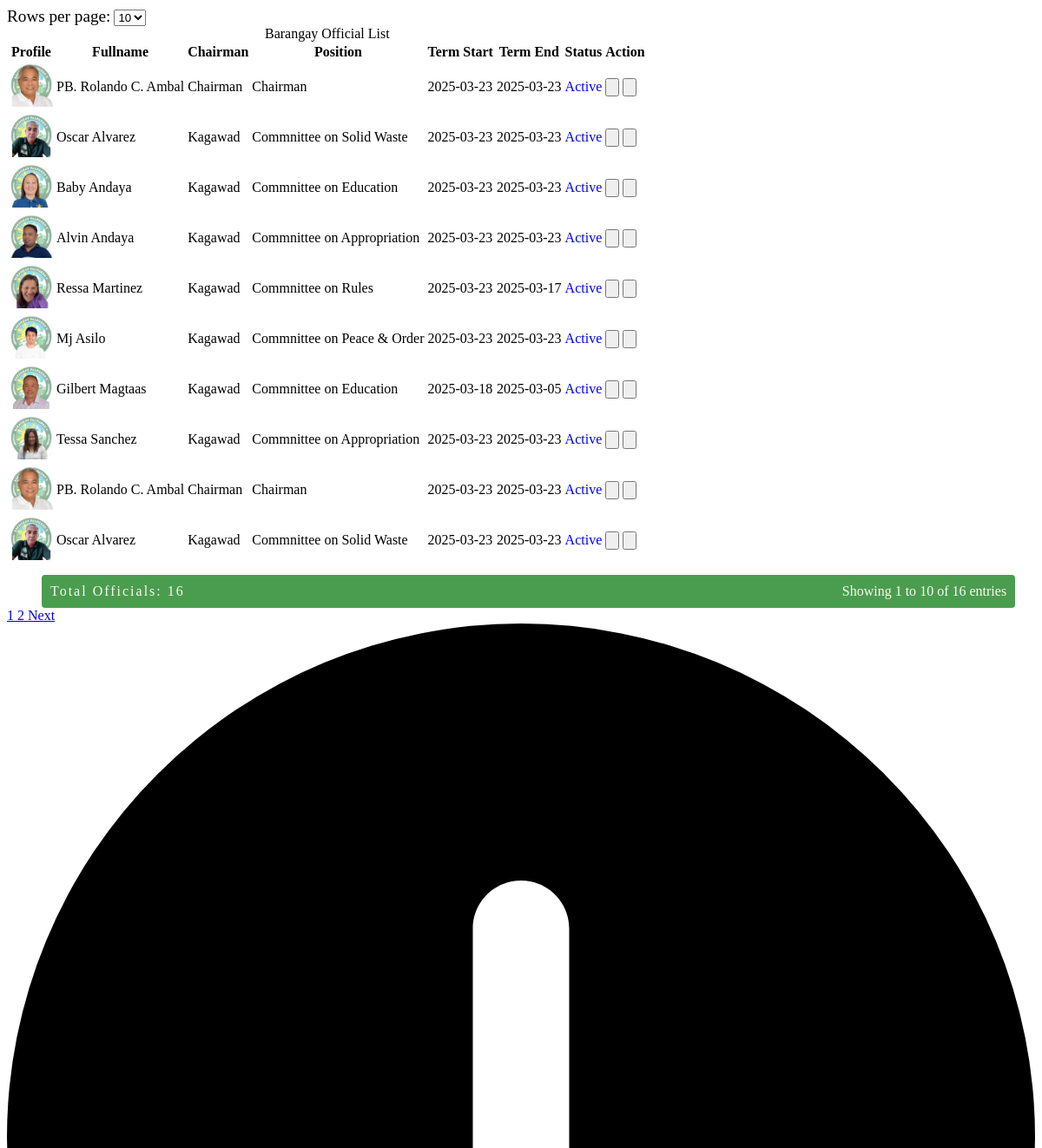
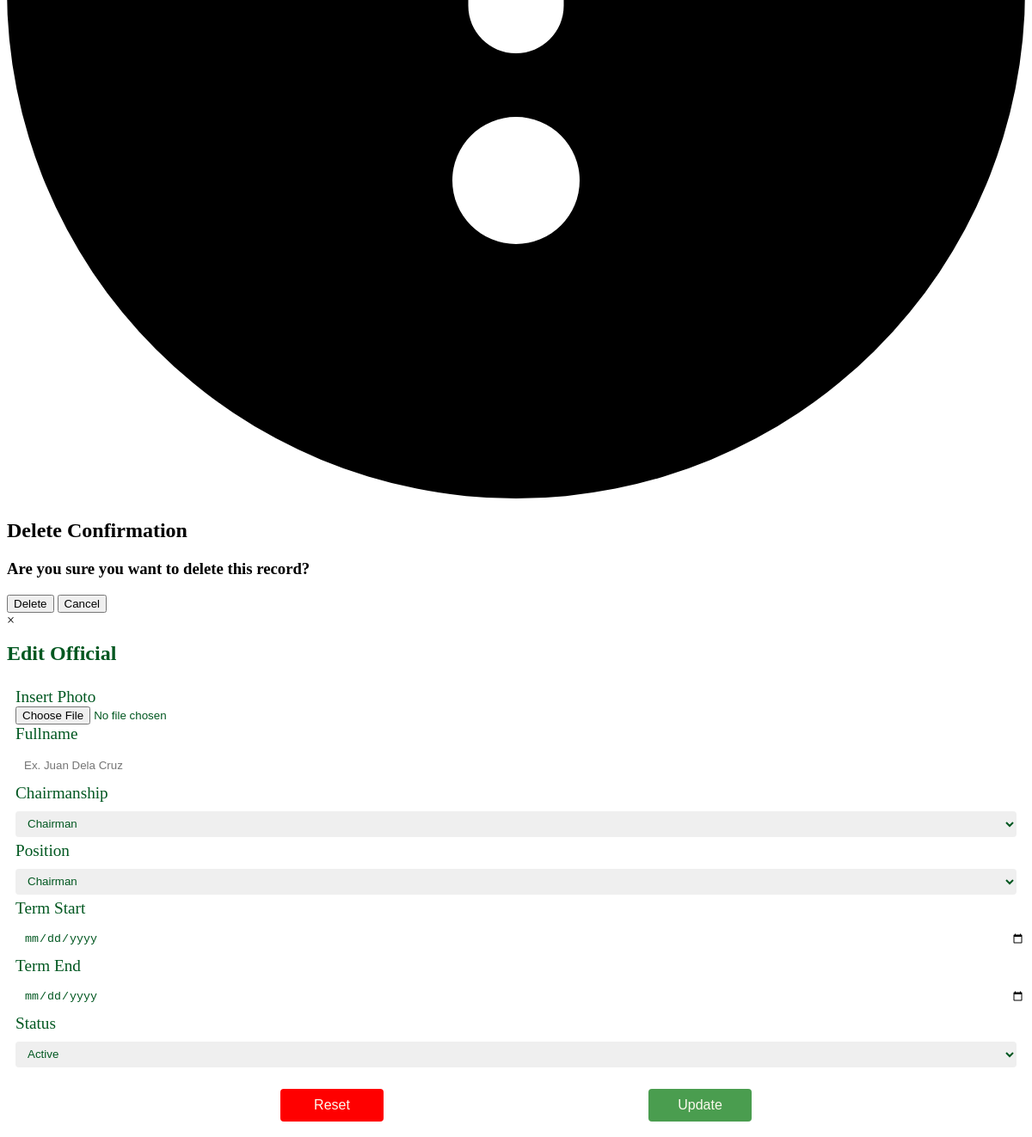
The app's page /administrator/admin_panel/brgy_official_folder/table.php with its own data (2 pictures, top to bottom).
### tables this page shows
CREATE TABLE `barangay_official` (
  `id` int(11) NOT NULL,
  `fullname` varchar(200) NOT NULL,
  `chairmanship` varchar(200) NOT NULL,
  `position` varchar(200) NOT NULL,
  `term_start` date NOT NULL,
  `term_end` date NOT NULL,
  `status` int(11) NOT NULL,
  `photo` varchar(200) NOT NULL
);

### administrator/admin_panel/brgy_official_folder/table.php (the view, shortened to what this page needs)
<!DOCTYPE html>
<html lang="en">
<head>
</head>
<body>
<?php
require("../../database/conn_db.php");
    $page = isset($_GET['page']) ? max(1, (int)$_GET['page']) : 1;
    $limit = isset($_GET['limit']) ? max(1, (int)$_GET['limit']) : 10;
    $offset = ($page - 1) * $limit;
    $countQuery = "SELECT COUNT(*) AS total FROM barangay_official";
    $countResult = $conn->query($countQuery);
    $totalRows = $countResult->fetch_assoc()['total'];
    $totalPages = max(1, ceil($totalRows / $limit));
    $startRow = ($page - 1) * $limit + 1;
    $endRow = min($page * $limit, $totalRows);
    $sql = "SELECT * FROM barangay_official LIMIT $limit OFFSET $offset";
    $result = $conn->query($sql);
    if ($result->num_rows > 0) {
?>
    <div class="limit-selector">
        <form method="GET" action="">
            <label for="limit">Rows per page:</label>
            <select name="limit" id="limit" onchange="this.form.submit()">
                <option value="10" <?php if ($limit == 10) echo 'selected'; ?>>10</option>
            </select>
        </form>
    </div>
    <table>
        <caption>Barangay Official List</caption>
        <tr>
            <th>Profile</th>
            <th>Fullname</th>
            <th>Chairman</th>
            <th>Position</th>
            <th>Term Start</th>
            <th>Term End</th>
            <th>Status</th>
            <th>Action</th>
        </tr>
        <?php
        while ($row = $result->fetch_assoc()) {
            $id = $row['id'];
            $fullname = $row["fullname"];
            $chairman = $row["chairmanship"];
            $position = $row["position"];
            $term_start = $row["term_start"];
            $term_end = $row["term_end"];
            $status = $row["status"];
            $image = $row["photo"];
        ?>
        <tr class="table_hover">
            <td class="img"><img src="../../asset/image/official/<?php echo $image?>" alt="" width="50" /></td>
            <td><?php echo $fullname; ?></td>
            <td><?php echo $chairman; ?></td>
            <td><?php echo $position; ?></td>
            <td><?php echo $term_start; ?></td>
            <td><?php echo $term_end; ?></td>
            <td>
                <?php echo $status == 1 ? "<p style='color:blue;'>Active</p>" : "<p style='color:red;'>Inactive</p>"; ?>
            </td>
            <td>
                <div id="form_up_del_official">
                    <button id="update_official_btn" class="update_btn" data-id="<?php echo $id; ?>"></button>
                    <button id="delete_official_btn" class="delete_btn_official" data-id="<?php echo $id; ?>"></button>
                </div>
            </td>
        </tr>
        <?php
        }
        ?>
    </table>
    <div class="table-footer">
        <div class="total-count">Total Officials: <?php echo $totalRows; ?></div>
        <div class="pagination-info">
            Showing <?php echo $startRow; ?> to <?php echo $endRow; ?> of <?php echo $totalRows; ?> entries
        </div>
    </div>
    <div class="pagination">
        <?php for ($i = 1; $i <= $totalPages; $i++): ?>
            <a href="?page=<?php echo $i; ?>&limit=<?php echo $limit; ?>" class="<?php echo $i == $page ? 'active' : ''; ?>">
                <?php echo $i; ?>
            </a>
        <?php endfor; ?>
        <?php if ($page < $totalPages): ?>
            <a href="?page=<?php echo $page + 1; ?>&limit=<?php echo $limit; ?>">Next</a>
        <?php endif; ?>
    </div>
<?php
}
?>
<div id="delete-modal" class="delete-modal">
    <div class="delete-modal-content">
        <span><svg xmlns="http://www.w3.org/2000/svg" viewBox="0 0 512 512"><path d="M256 512A256 256 0 1 0 256 0a256 256 0 1 0 0 512zm0-384c13.3 0 24 10.7 24 24l0 112c0 13.3-10.7 24-24 24s-24-10.7-24-24l0-112c0-13.3 10.7-24 24-24zM224 352a32 32 0 1 1 64 0 32 32 0 1 1 -64 0z"/></svg></span>
        <h2>Delete Confirmation</h2>
        <h3>Are you sure you want to delete this record?</h3>
        <div class="div-delete">
            <button id="confirm-delete" class="btn-delete">Delete</button>
            <button id="cancel-delete" class="btn-delete">Cancel</button>
        </div>
    </div>
</div>
<div id="edit-modal" class="edit-modal">
    <div class="edit-modal-content">
        <span onclick="this.parentElement.parentElement.style.display='none';" class="update-close-btn">&times;</span>
        <?php include("update_temp.php");?>
    </div>
</div>
</body>
</html>

### administrator/admin_panel/brgy_official_folder/table.php (style rules this page uses)
.table-footer { display: flex; justify-content: space-between; margin-top: 10px; padding: 10px; margin-left:40px; background-color:#4A9D4f; border-radius: 4px; width: 93%; }
.total-count { font-weight: 400; color:#FCFAEE; font-family:"sub_text"; letter-spacing:2px; }
.pagination-info { color: #666; color:#FCFAEE; font-family:"sub_text"; }

### administrator/admin_panel/brgy_official_folder/update_temp.php (style rules this page uses)
label { font-size:1.2rem; }

### records on screen
barangay_official: photo (picture), fullname "PB. Rolando C. Ambal", chairmanship "Chairman", position "Chairman", term_start "2025-03-23", term_end "2025-03-23", status "Active"
barangay_official: photo (picture), fullname "Oscar Alvarez", chairmanship "Kagawad", position "Commnittee on Solid Waste", term_start "2025-03-23", term_end "2025-03-23", status "Active"
barangay_official: photo (picture), fullname "Baby Andaya", chairmanship "Kagawad", position "Commnittee on Education", term_start "2025-03-23", term_end "2025-03-23", status "Active"
barangay_official: photo (picture), fullname "Alvin Andaya", chairmanship "Kagawad", position "Commnittee on Appropriation", term_start "2025-03-23", term_end "2025-03-23", status "Active"
barangay_official: photo (picture), fullname "Ressa Martinez", chairmanship "Kagawad", position "Commnittee on Rules", term_start "2025-03-23", term_end "2025-03-17", status "Active"
barangay_official: photo (picture), fullname "Mj Asilo", chairmanship "Kagawad", position "Commnittee on Peace & Order", term_start "2025-03-23", term_end "2025-03-23", status "Active"
barangay_official: photo (picture), fullname "Gilbert Magtaas", chairmanship "Kagawad", position "Commnittee on Education", term_start "2025-03-18", term_end "2025-03-05", status "Active"
barangay_official: photo (picture), fullname "Tessa Sanchez", chairmanship "Kagawad", position "Commnittee on Appropriation", term_start "2025-03-23", term_end "2025-03-23", status "Active"
barangay_official: photo (picture), fullname "PB. Rolando C. Ambal", chairmanship "Chairman", position "Chairman", term_start "2025-03-23", term_end "2025-03-23", status "Active"
barangay_official: photo (picture), fullname "Oscar Alvarez", chairmanship "Kagawad", position "Commnittee on Solid Waste", term_start "2025-03-23", term_end "2025-03-23", status "Active"

### other values on screen
$totalRows "16"
$startRow "1"
$endRow "10"
